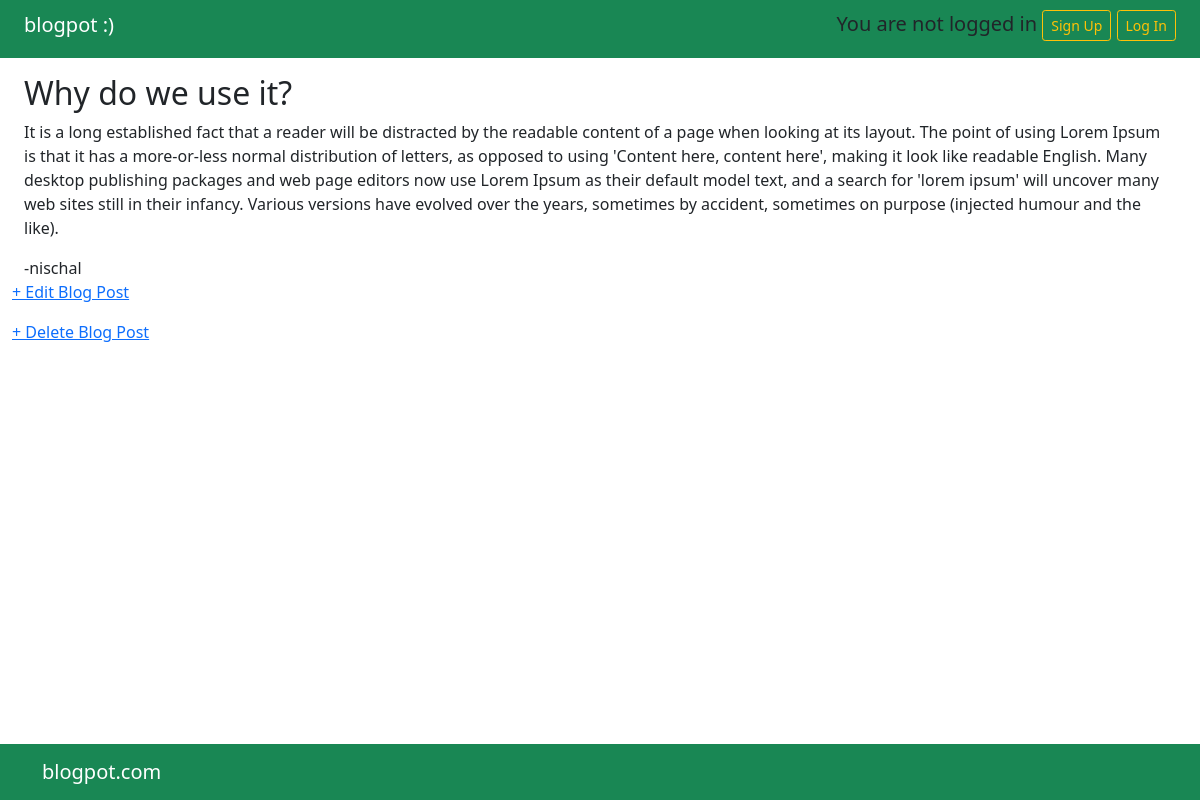
The app's page /post/4/ with its own data.
### blog/models.py (models this page shows, shortened)
class Post(models.Model):
    title = models.CharField(max_length=200)
    author = models.ForeignKey(
        'auth.User',
        on_delete=models.CASCADE,
    )
    body = models.TextField()

### blog/views.py (the view)
# urls.py: path('post/<int:pk>/', BlogDetailView.as_view(), name='post_detail'),
class BlogDetailView(DetailView):
    model = Post
    template_name = 'post_detail.html'

### templates/post_detail.html
{% extends 'base.html' %}
{% block content %}
<div class="post-entry container-fluid my-3">
<h2>{{ object.title }}</h2>
<p>{{ object.body }}</p>
</div>
<div class="container-fluid">
    <text>-{{ post.author }}</text>
</div>
<p><a href="{% url 'post_edit' post.pk %}">+ Edit Blog Post</a></p>
<p><a href="{% url 'post_delete' post.pk %}">+ Delete Blog Post</a></p>
{% endblock content %}

### records on screen
Post: title "Why do we use it?", body "It is a long established fact that a reader will be distracted by the readable content of a page when looking at its layout. The point of using Lorem Ipsum is that it has a more-or-less normal distribution of letters, as opposed to using 'Content here, content here', making it look like readable English. Many desktop publishing packages and web page editors now use Lorem Ipsum as their default model text, and a search for 'lorem ipsum' will uncover many web sites still in their infancy. Various versions have evolved over the years, sometimes by accident, sometimes on purpose (injected humour and the like).", author "nischal"
